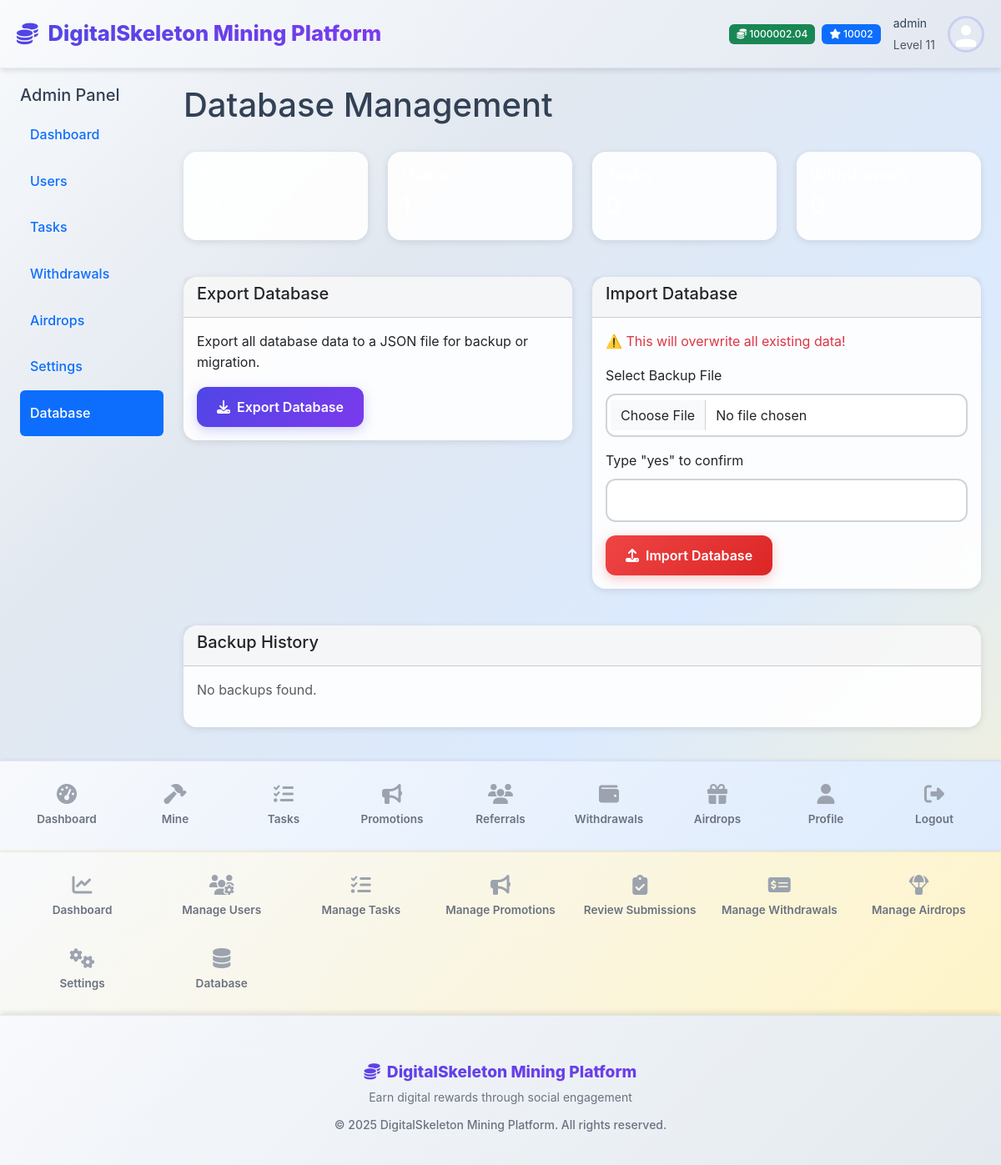
Before: /admin/database (signed in) with the older database file.
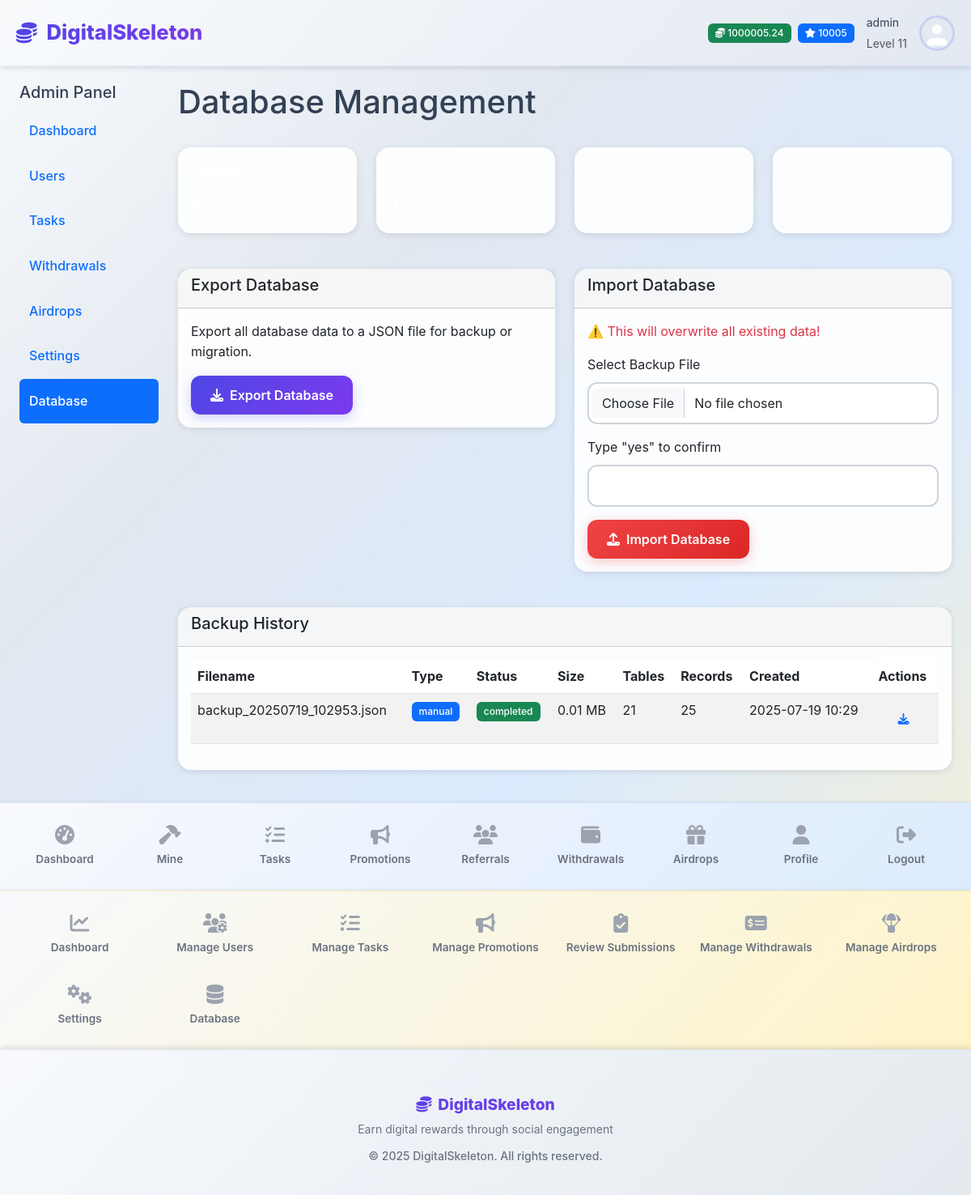
After: the same page with the newer database file.
### models/settings.py (models this page shows, shortened)
class AppSettings(db.Model):
    id = db.Column(db.Integer, primary_key=True)
    app_name = db.Column(db.String(100), default='DigitalSkeletonCoin (DSC) Mining Platform')
    app_description = db.Column(db.Text, default='A gamified cryptocurrency mining platform')
    app_logo = db.Column(db.String(200))  # URL or path to logo
    primary_color = db.Column(db.String(7), default='#0d6efd')  # Bootstrap primary
    secondary_color = db.Column(db.String(7), default='#6c757d')  # Bootstrap secondary
    success_color = db.Column(db.String(7), default='#198754')  # Bootstrap success
    warning_color = db.Column(db.String(7), default='#ffc107')  # Bootstrap warning
    danger_color = db.Column(db.String(7), default='#dc3545')  # Bootstrap danger
    smtp_server = db.Column(db.String(100))
    smtp_port = db.Column(db.Integer, default=587)
    smtp_username = db.Column(db.String(100))
    smtp_password = db.Column(db.String(200))
    smtp_use_tls = db.Column(db.Boolean, default=True)
    smtp_from_email = db.Column(db.String(100))
    smtp_from_name = db.Column(db.String(100))
    contact_email = db.Column(db.String(100))
    support_email = db.Column(db.String(100))
    twitter_url = db.Column(db.String(200))
    telegram_url = db.Column(db.String(200))
    discord_url = db.Column(db.String(200))
    maintenance_mode = db.Column(db.Boolean, default=False)
    maintenance_message = db.Column(db.Text)
    max_upload_size = db.Column(db.Integer, default=5)  # MB
    session_timeout = db.Column(db.Integer, default=30)  # days
    updated_by = db.Column(db.Integer, db.ForeignKey('user.id'))
    updated_at = db.Column(db.DateTime, default=datetime.utcnow, onupdate=datetime.utcnow)
    @classmethod
    def get_settings(cls):
        settings = cls.query.first()
        if not settings:
            settings = cls()
            db.session.add(settings)
            db.session.commit()
        return settings

class DatabaseBackup(db.Model):
    id = db.Column(db.Integer, primary_key=True)
    filename = db.Column(db.String(200), nullable=False)
    file_size = db.Column(db.Integer)  # bytes
    backup_type = db.Column(db.String(20), default='manual')  # manual, automatic
    tables_count = db.Column(db.Integer)
    records_count = db.Column(db.Integer)
    status = db.Column(db.String(20), default='completed')  # completed, failed, in_progress
    error_message = db.Column(db.Text)
    created_by = db.Column(db.Integer, db.ForeignKey('user.id'))
    created_at = db.Column(db.DateTime, default=datetime.utcnow)

### models/user.py (models this page shows, shortened)
class User(UserMixin, db.Model):
    id = db.Column(db.Integer, primary_key=True)
    username = db.Column(db.String(64), unique=True, nullable=False)
    email = db.Column(db.String(120), unique=True, nullable=False)
    password_hash = db.Column(db.String(256))
    first_name = db.Column(db.String(64))
    last_name = db.Column(db.String(64))
    balance = db.Column(db.Float, default=0.0)
    xp = db.Column(db.Integer, default=0)
    level = db.Column(db.Integer, default=1)
    mining_power = db.Column(db.Float, default=1.0)
    is_active = db.Column(db.Boolean, default=True)
    is_admin = db.Column(db.Boolean, default=False)
    email_verified = db.Column(db.Boolean, default=True)  # Auto-verified, no verification needed
    created_at = db.Column(db.DateTime, default=datetime.utcnow)
    last_login = db.Column(db.DateTime)
    last_mining = db.Column(db.DateTime)
    daily_mission_date = db.Column(db.Date)
    daily_missions_completed = db.Column(db.Integer, default=0)
    referral_code = db.Column(db.String(16), unique=True)
    referred_by = db.Column(db.Integer, db.ForeignKey('user.id'))
    wallet_address = db.Column(db.String(200))
    wallet_type = db.Column(db.String(50))  # 'paypal', 'bank', 'crypto'
    profile_image = db.Column(db.String(255))  # path to profile image
    mining_sessions = db.relationship('MiningSession', backref='user', lazy='dynamic')
    task_completions = db.relationship('TaskCompletion', foreign_keys='TaskCompletion.user_id', backref='user', lazy='dynamic')
    task_reviews = db.relationship('TaskCompletion', foreign_keys='TaskCompletion.reviewed_by', backref='task_reviewer', lazy='dynamic')
    withdrawals = db.relationship('Withdrawal', foreign_keys='Withdrawal.user_id', backref='user', lazy='dynamic')
    withdrawal_reviews = db.relationship('Withdrawal', foreign_keys='Withdrawal.reviewed_by', backref='withdrawal_reviewer', lazy='dynamic')
    airdrop_participations = db.relationship('AirdropParticipation', backref='user', lazy='dynamic')
    def get_profile_image_url(self):
        if self.profile_image:
            if self.profile_image.startswith('default-avatar-'):
                return f"/static/images/{self.profile_image}"
            else:
                return f"/static/uploads/profiles/{self.profile_image}"
        return "/static/images/default-avatar.svg"
    @property
    def profile_image_url(self):
        return self.get_profile_image_url()

### core/admin.py (the view)
@admin_bp.route('/database')
@login_required
@admin_required
def database_management():
    backups = DatabaseBackup.query.order_by(DatabaseBackup.created_at.desc()).all()
    inspector = inspect(db.engine)
    tables = inspector.get_table_names()
    stats = {
        'tables_count': len(tables),
        'users_count': User.query.count(),
        'tasks_count': Task.query.count(),
        'withdrawals_count': Withdrawal.query.count(),
        'airdrops_count': Airdrop.query.count(),
    }
    return render_template('admin/database.html', backups=backups, stats=stats)

### app.py (called while the page is built, shortened)
@login_manager.user_loader
def load_user(user_id):
    from models.user import User
    return User.query.get(int(user_id))

@app.before_request
def check_maintenance_mode():
    from flask import current_app
    from models.settings import AppSettings
    if request.endpoint and request.endpoint.startswith('static'):
        return
    if request.endpoint in ['auth.login', 'auth.logout']:
        return
    if request.endpoint and request.endpoint.startswith('admin.') and current_user.is_authenticated and current_user.is_admin:
        return

@app.context_processor
def inject_app_settings():
    from models.settings import AppSettings
    return dict(app_settings=AppSettings.get_settings())

### core/admin.py (called while the page is built)
def admin_required(f):
    @wraps(f)
    def decorated_function(*args, **kwargs):
        if not current_user.is_authenticated or not current_user.is_admin:
            flash('Access denied. Admin privileges required.', 'error')
            return redirect(url_for('index'))
        return f(*args, **kwargs)
    return decorated_function

### templates/admin/database.html (shortened to what the changed rows need)
{% extends "base.html" %}
{% block content %}
<div class="container-fluid">
    <div class="row">
        <div class="col-md-10">
            <div class="d-flex justify-content-between align-items-center mb-4">
                <h1>Database Management</h1>
            </div>
            <div class="card">
                <div class="card-body">
                    {% if backups %}
                    <div class="table-responsive">
                        <table class="table table-striped">
                            <thead>
                                <tr>
                                    <th>Filename</th>
                                    <th>Type</th>
                                    <th>Status</th>
                                    <th>Size</th>
                                    <th>Tables</th>
                                    <th>Records</th>
                                    <th>Created</th>
                                    <th>Actions</th>
                                </tr>
                            </thead>
                            <tbody>
                                {% for backup in backups %}
                                <tr>
                                    <td>{{ backup.filename }}</td>
                                    <td>
                                        <span class="badge bg-{{ 'primary' if backup.backup_type == 'manual' else 'secondary' }}">
                                            {{ backup.backup_type }}
                                        </span>
                                    </td>
                                    <td>
                                        <span class="badge bg-{{ 'success' if backup.status == 'completed' else 'danger' if backup.status == 'failed' else 'warning' }}">
                                            {{ backup.status }}
                                        </span>
                                    </td>
                                    <td>{{ ((backup.file_size or 0) / 1024 / 1024) | round(2) }} MB</td>
                                    <td>{{ backup.tables_count or '-' }}</td>
                                    <td>{{ backup.records_count or '-' }}</td>
                                    <td>{{ backup.created_at.strftime('%Y-%m-%d %H:%M') }}</td>
                                    <td>
                                        {% if backup.status == 'completed' %}
                                            <a href="{{ url_for('admin.download_backup', filename=backup.filename) }}" class="btn btn-sm btn-outline-primary">
                                                <i class="fas fa-download"></i>
                                            </a>
                                        {% endif %}
                                    </td>
                                </tr>
                                {% endfor %}
                            </tbody>
                        </table>
                    </div>
                    {% else %}
                    <p class="text-muted">No backups found.</p>
                    {% endif %}
                </div>
            </div>
        </div>
    </div>
</div>
{% endblock %}

### templates/base.html (shortened to what the changed rows need)
<!DOCTYPE html>
<html lang="en" data-bs-theme="light">
<head>
    <link href="https://cdn.jsdelivr.net/npm/bootstrap@5.3.0/dist/css/bootstrap.min.css" rel="stylesheet">
    <link rel="stylesheet" href="https://cdnjs.cloudflare.com/ajax/libs/font-awesome/6.4.0/css/all.min.css">
    <link rel="stylesheet" href="{{ url_for('static', filename='css/style.css') }}">
</head>
<body>
    <header class="app-header">
        <a href="{{ url_for('index') }}" class="brand">
            <i class="fas fa-coins"></i>
            {{ app_settings.app_name }}
        </a>
        {% if current_user.is_authenticated %}
        <div class="user-info">
            <div class="d-flex align-items-center gap-2">
                <span class="badge bg-success">
                    <i class="fas fa-coins"></i> {{ "%.2f"|format(current_user.balance) }}
                </span>
                <span class="badge bg-primary">
                    <i class="fas fa-star"></i> {{ current_user.xp }}
                </span>
            </div>
            <div class="username d-none d-md-block">
                <small>{{ current_user.username }}</small><br>
                <small class="text-muted">Level {{ current_user.level }}</small>
            </div>
            <img src="{{ current_user.profile_image_url }}"
                 alt="Profile" class="user-avatar">
        </div>
        {% endif %}
    </header>
    <main class="main-content">
        <div class="container-fluid">
            {% block content %}{% endblock %}
        </div>
    </main>
    <footer class="app-footer">
        <div class="container text-center py-3">
            <h6 class="text-primary mb-2">
                <i class="fas fa-coins me-2"></i>{{ app_settings.app_name }}
            </h6>
            <p class="text-muted small mb-2">
                Earn digital rewards through social engagement
            </p>
            <small class="text-muted">
                &copy; 2025 {{ app_settings.app_name }}. All rights reserved.
            </small>
        </div>
    </footer>
</body>
</html>

Changed rows visible on the page:
changed AppSettings: app_name "DigitalSkeleton Mining Platform" → "DigitalSkeleton"
changed User "admin": balance "1000002.04" → "1000005.24"; xp "10002" → "10005"
added DatabaseBackup: filename "backup_20250719_102953.json", backup_type "manual", status "completed", ((backup.file_sizeor0)/1024/1024)|round(2) "0.01", tables_count "21", records_count "25", created_at "2025-07-19 10:29"
Other visible differences:
text no longer shown: "No backups found."
text now shown: "Filename Type Status Size Tables Records Created Actions"
